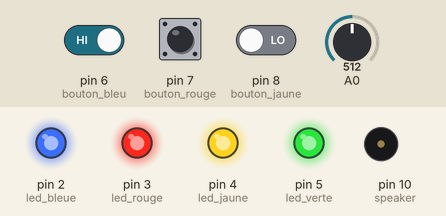
Recording of a sketch running on a simulated Arduino Uno, built with avr-gcc and run on an emulated ATmega328P. Shown: output pins drawn as LEDs (lit = HIGH), buzzer (waves = sounding). The test bench sets the inputs (shaded band); at power-on: pin 6 (bouton_bleu) HIGH, pin 7 (bouton_rouge) HIGH, pin 8 (bouton_jaune) LOW, A0 = 512. Random numbers use the default seed unless the sketch sets one. At 11.7 s the program stops and its outputs stay as they are.

Above: at 1.2 s.
1.3 s: pin 6 (bouton_bleu) driven LOW
At 3.0 s:
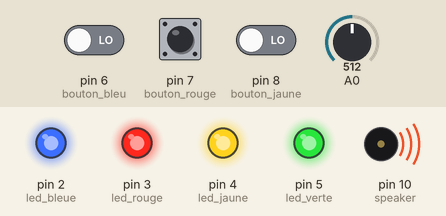
4.3 s: pin 6 (bouton_bleu) driven HIGH
At 5.5 s:
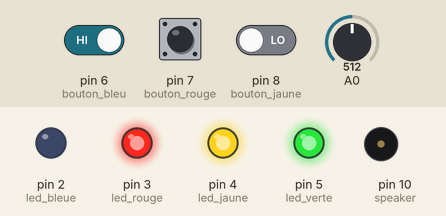
Timing chart, 0 to 13.2 s (numbered marks = the images above; inputs shaded):
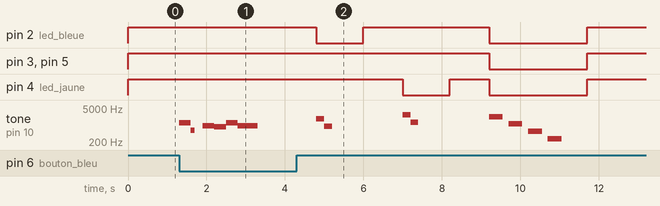

The sketch:

projet_son4led.ino
```cpp
/*Déclaration des constantes et des variables utiles pour le déroulement du jeu*/
const int MAX_LVL = 20;/*Ce niveau peut être modifié pour augmenter ou diminuer la difficulté*/
int LVL=1;
const int led_bleue = 2;
const int led_rouge = 3;
const int led_jaune = 4;
const int led_verte = 5;
const int bouton_bleu = 6;
const int bouton_rouge = 7;
const int bouton_jaune = 8;
const int bouton_vert = 9;
int ordre[MAX_LVL];
int own_follow[MAX_LVL];
int drapeau = 0;
const byte speaker=10;
int son[]={1800,2224,2637,2954};
int son2[]={900,1112,1300,1477};

/*Les boutons sont les entrées, les LED sont les sorites et au départ chaque LED est éteinte*/
void setup() {
  Serial.begin(9600);
  pinMode(bouton_bleu,INPUT);
  pinMode(bouton_rouge,INPUT);
  pinMode(bouton_jaune,INPUT);
  pinMode(bouton_vert,INPUT);
  pinMode(led_bleue,OUTPUT);
  pinMode(led_rouge,OUTPUT);
  pinMode(led_jaune,OUTPUT);
  pinMode(led_verte,OUTPUT);
  digitalWrite(led_bleue,HIGH);
  digitalWrite(led_rouge,HIGH);
  digitalWrite(led_jaune,HIGH);
  digitalWrite(led_verte,HIGH);
  pinMode(speaker,OUTPUT);

}

void loop() {
  if (LVL==1){
     sequence_hasard();

  }
  /*Condition de démarrage du jeu qui sera dans ce cas : appuyer sur le bouton bleu*/
  if (digitalRead(bouton_bleu)==LOW){
    melodie_depart();
    suite_couleur();
    partie_simon();
  }
}

/*Cette méthode va générer au hasard MAX_LVL valeurs comprise entre 2 et 5*/
void sequence_hasard(){
 randomSeed(analogRead(0));
 for (int i=0; i<MAX_LVL; i++){
   ordre[i] = random(2,6);
 }
}


/*Cette méthode va reproduire la séquence de couleur au faire et à mesure*/
void suite_couleur(){
   for (int i=0; i<LVL; i++){
      digitalWrite(ordre[i],LOW);
      son_led(ordre[i]);
      delay(1000);
      digitalWrite(ordre[i],HIGH);
      delay(1000);
    }

  }

/*Cette méthode va distinguer chaque possibilité en fonction du bouton auquel on appuie et si c'est
une bonne ou mauvaise couleur*/
void partie_simon(){
for(int j=0; j<MAX_LVL; j++){
  for (int i=0; i<LVL; i++) {
    drapeau = 0;
    while (drapeau == 0) {
      if (digitalRead(bouton_bleu) == LOW) {
        digitalWrite (led_bleue, LOW);
        tone(speaker,son[0],200);
        delay(200);
        tone(speaker,son2[0],200);
        own_follow[i] = 2;
        drapeau = 1;
        delay(1000);
        if (own_follow[i] != ordre[i]) {
          mauvaise_sequence();
          exit(0);
        }
        digitalWrite (led_bleue,HIGH);
      }
      if (digitalRead(bouton_rouge) == LOW) {
        digitalWrite (led_rouge, LOW);
        tone(speaker,son[1],200);
        delay(200);
        tone(speaker,son2[1],200);
        own_follow[i] = 3;
        drapeau = 1;
        delay(1000);
        if (own_follow[i] != ordre[i]) {
          mauvaise_sequence();
          exit(0);
        }
        digitalWrite (led_rouge,HIGH);
      }

      if (digitalRead(bouton_jaune) == LOW) {
        digitalWrite (led_jaune, LOW);
        tone(speaker,son[2],200);
        delay(200);
        tone(speaker,son2[2],200);
        own_follow[i] = 4;
        drapeau = 1;
        delay(1000);
        if (own_follow[i] != ordre[i]) {
          mauvaise_sequence();
          exit(0);
        }
        digitalWrite (led_jaune,HIGH);
      }

      if (digitalRead(bouton_vert) == LOW) {
        digitalWrite (led_verte, LOW);
        tone(speaker,son[3],200);
        delay(200);
        tone(speaker,son2[3],200);
        own_follow[i] = 5;
        drapeau = 1;
        delay(1000);
        if (own_follow[i] != ordre[i]) {
          mauvaise_sequence();
          exit(0);
        }
        digitalWrite (led_verte,HIGH);
      }

    }

  }
    bonne_sequence();
 }
}

/*Cette méthode va éteindre la LED qui ne correspond pas à la bonne couleur et ensuite allumer d'un
coup les 4 LED et enfin les éteindre*/
void mauvaise_sequence(){
    digitalWrite(led_bleue,HIGH);
    digitalWrite(led_rouge,HIGH);
    digitalWrite(led_jaune,HIGH);
    digitalWrite(led_verte,HIGH);
    delay(1000);
    digitalWrite (led_bleue,LOW);
    digitalWrite (led_rouge,LOW);
    digitalWrite (led_jaune,LOW);
    digitalWrite (led_verte,LOW);
    tone(speaker,2217,350);
    delay(500);
    tone(speaker,1108,350);
    delay(500);
    tone(speaker,554,350);
    delay(500);
    tone(speaker,277,350);
    delay(1000);
    digitalWrite(led_bleue,HIGH);
    digitalWrite(led_rouge,HIGH);
    digitalWrite(led_jaune,HIGH);
    digitalWrite(led_verte,HIGH);


}

/*Cette méthode incrémente le LVL de 1 et va reproduire la même séquence aléatoire en y ajoutant une
couleur parmois les 4 au hasard*/
void bonne_sequence(){
      if (LVL < MAX_LVL){
         LVL ++;
      }

      for (int i=0; i<LVL; i++){
          digitalWrite(ordre[i],HIGH);
          delay(1000);
          digitalWrite(ordre[i],LOW);
          son_led(ordre[i]);
          delay(1000);
          digitalWrite(ordre[i],HIGH);
          delay(100);
      }


}

void son_led(int ordre){
  if (ordre==2){
    tone(speaker,son[0],200);
    delay(200);
    tone(speaker,son2[0],200);
  }
  if (ordre==3){
    tone(speaker,son[1],200);
    delay(200);
    tone(speaker,son2[1],200);
  }
  if (ordre==4){
    tone(speaker,son[2],200);
    delay(200);
    tone(speaker,son2[2],200);
    }
  if (ordre==5){
    tone(speaker,son[3],200);
    delay(200);
    tone(speaker,son2[3],200);
    }
}

void melodie_depart(){
  tone(speaker,1244,400);
  delay(300);
  tone(speaker,622,100);
  delay(300);
  tone(speaker,932,400);
  delay(300);
  tone(speaker,830,600);
  delay(300);
  tone(speaker,1244,300);
  delay(300);
  tone(speaker,932,500);
  delay(2000);
}
```

Measured:
- after the input at 1.3 s, tone on pin 10 (speaker): plays 1244 Hz for 0.30 s, 622 Hz for 0.10 s, 932 Hz for 0.30 s, 830 Hz for 0.30 s, 1244 Hz for 0.30 s, 932 Hz for 0.50 s, starting at once
